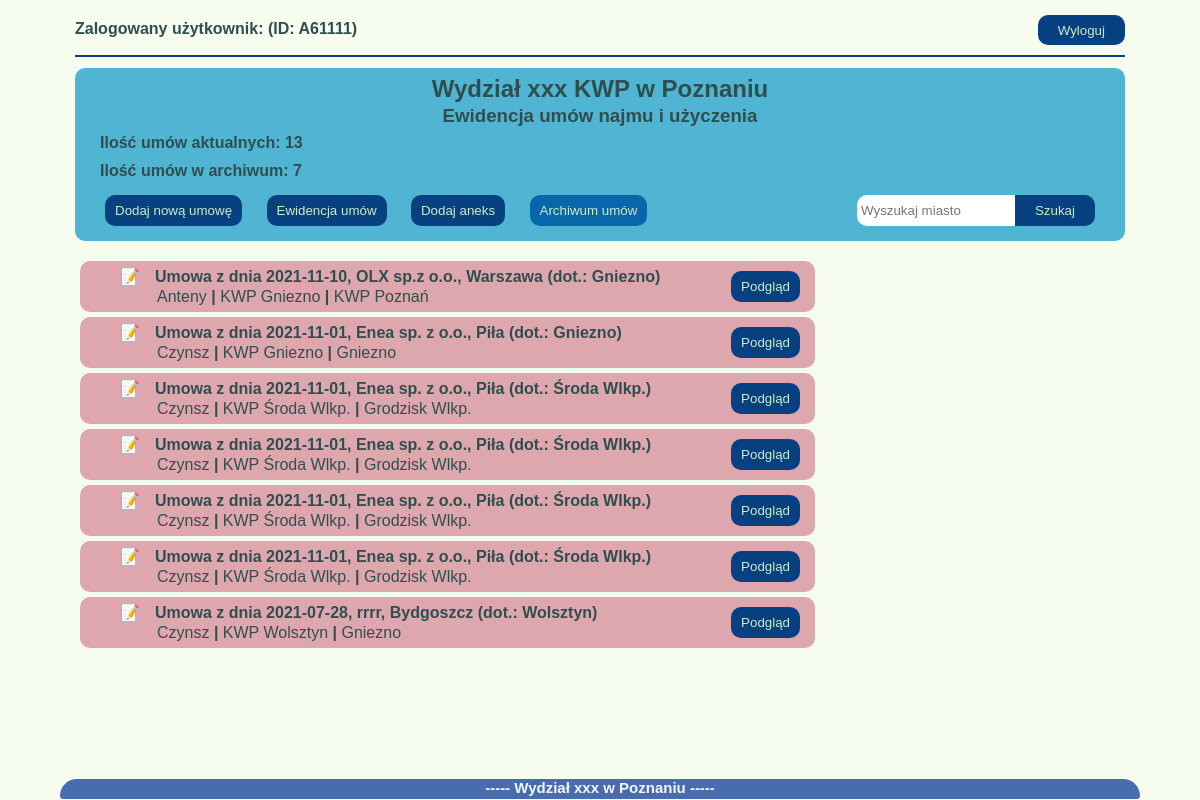
Page /umowy/archiwum/ (signed in) on the earlier database version.
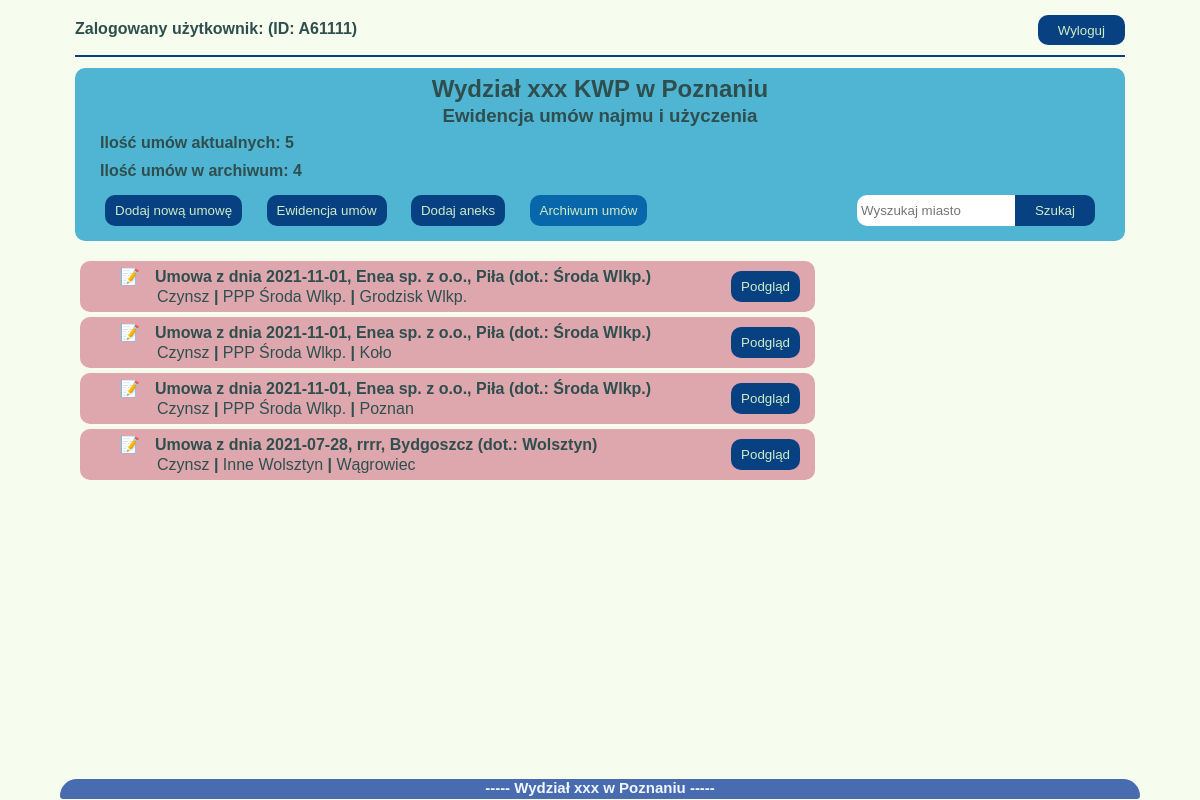
Same page on the later database version.
### umowyapp/models.py (models this page shows)
class Umowa(models.Model):
    data_umowy = models.DateField(null=False)
    nr_umowy = models.CharField(max_length=20, blank=True, default="(BRAK NUMERU)")
    podstawa_prawna = models.ForeignKey(Podstawa_prawna, on_delete=models.CASCADE, blank=True)
    nazwa_uzyczajacego = models.CharField(max_length=30, null=True)
    adres_uzyczajacego = models.CharField(max_length=30, null=True)
    kod_pocztowy_uzyczajacego = models.CharField(max_length=6, null=True)
    miasto_uzyczajacego = models.CharField(max_length=20, null=True)
    okres_obowiazywania = models.DateField(null=True, blank=True)
    typ_umowy = models.ForeignKey(Rodzaj_umowy, on_delete=models.CASCADE)
    pow_uzyczona = models.DecimalField(max_digits=4, decimal_places=2, null=True, blank=True)
    rodzaj_kosztow_prad = models.BooleanField()
    informacje_prad = models.TextField(blank=True, default="")
    rodzaj_kosztow_gaz = models.BooleanField()
    informacje_gaz = models.TextField(blank=True, default="")
    rodzaj_kosztow_woda = models.BooleanField()
    informacje_woda = models.TextField(blank=True, default="")
    rodzaj_kosztow_co = models.BooleanField()
    informacje_co = models.TextField(blank=True, default="")
    powiaty_jedn = models.ForeignKey(Powiaty_Wlkp, on_delete=models.CASCADE)
    rodzaj_jedn = models.ForeignKey(Rodzaje_jednostek, on_delete=models.CASCADE)
    adres_jedn = models.CharField(max_length=30, null=True)
    miasto_jedn = models.CharField(max_length=20, null=True)
    kod_pocztowy_jedn = models.CharField(max_length=6, null=True)
    skan_umowy = models.FileField(upload_to='umowy_pdf', null=True, blank=True)
    stan_umowy = models.ForeignKey(Stan_umow, on_delete=models.CASCADE, blank=False, default=1)
    uwagi = models.TextField(blank=True, default="")
    archiwum = models.BooleanField(null=False, default=0)
    utworzenie = models.DateTimeField(auto_now_add=True)
    zmiana = models.DateTimeField(auto_now=True)
    autor = models.ForeignKey("auth.User", editable=False, on_delete=models.CASCADE)
    def __str__(self):
        return f'Umowa z dnia {self.data_umowy}, {self.nazwa_uzyczajacego}, {self.miasto_uzyczajacego} (dot.: {self.miasto_jedn})'

class Rodzaj_umowy(models.Model):
    rodz_um = models.CharField(max_length=10)
    def __str__(self):
        return f'{self.rodz_um}'

class Rodzaje_jednostek(models.Model):
    rodzaj = models.CharField(max_length=5, null=False)
    def __str__(self):
        return f'{self.rodzaj}'

class Powiaty_Wlkp(models.Model):
    powiat = models.CharField(max_length=12, null=False)
    def __str__(self):
        return f'{self.powiat}'

### umowyapp/views.py (the view)
# urls.py: path('archiwum/', archiwalne_umowy, name="archiwalne_umowy"),
@login_required
def archiwalne_umowy(request):
    archiwalne = Umowa.objects.filter(archiwum=1)
    wszystkie = Umowa.objects.filter(archiwum=0)
    ilosc = len(wszystkie)
    iloscarchi = len(archiwalne)
    q = request.GET.get("q")
    if q:
        archiwalne = archiwalne.filter(miasto_uzyczajacego__icontains=q)
        return render(request, 'ewidencja.html',
                      {'archiwalne': archiwalne, 'wszystkie': wszystkie, 'iloscarchi': iloscarchi, 'ilosc': ilosc,
                       'ewidencja': False})
    else:
        return render(request, 'ewidencja.html',
                      {'archiwalne': archiwalne, 'wszystkie': wszystkie, 'iloscarchi': iloscarchi, 'ilosc': ilosc,
                       'ewidencja': False})

### templates/ewidencja.html (shortened to what this page needs)
{%extends 'start.html'%}
{%block strona%}
<div class="ewidencja-title">
    <h2 class="title">Wydział xxx KWP w Poznaniu</h2>
    <h3 class="title">Ewidencja umów najmu i użyczenia</h3>
    <h4 class="info-umowy">Ilość umów aktualnych: {{ilosc}}</h4><br>
    <h4 class="info-umowy">Ilość umów w archiwum: {{iloscarchi}}</h4>
    <nav>
        <a href="{% url 'nowe_umowy'%}"><button class="button-general button-menu">Dodaj nową umowę</button></a>
        <a href="{% url 'wszystkie_umowy'%}"><button class="button-general button-menu {%if ewidencja == True %}active {%endif%}">Ewidencja umów</button></a>
        <a href="{%url 'add_aneks'%}"><button class="button-general button-menu">Dodaj aneks</button></a>
        <a href="{% url 'archiwalne_umowy'%}"><button class="button-general button-menu {%if ewidencja == False %}active {%endif%}">Archiwum umów</button></a>
        <div class="search">
            <form method="get">
                <input id="q" name="q" type="text" placeholder="Wyszukaj miasto">
                <a href="{%url 'wszystkie_umowy'%}"><button class="button-general button-menu button-search" type="submit">Szukaj</button></a>
            </form>
        </div>
    </nav>
</div>
<div class="ewidencja-glowna">
    {%if ewidencja == True%}
    {%for umowa in wszystkie%}
    <main class="lista">
        <ul class="lista_umow">
            <li class="lista-option">
                <p class="znacznik"><b>{{umowa}} </b></p>
                <p class="info">{{umowa.typ_umowy}} <b>|</b> {{umowa.rodzaj_jedn}} {{umowa.miasto_jedn}} <b>|</b>
                    {{umowa.powiaty_jedn}}</p>
            </li>
        </ul>
        <div>
            <a href="{% url 'podglad_umowy' umowa.id %}"><button class="button-general">Podgląd</button></a>
            <a href="{% url 'edytuj_umowe' umowa.id %}"><button class="button-general">Edytuj</button></a>
            <a href="{% url 'usun_umowe' umowa.id %}"><button class="button-general button-remove">Zarchiwizuj</button></a>
        </div>
    </main>
    {%endfor%}
    {%else%}
    {%for umowa in archiwalne%}
    <main class="lista archiwum">
        <ul class="lista_umow">
            <li class="lista-option">
                <p class="znacznik"><b>{{umowa}} </b></p>
                <p class="info">{{umowa.typ_umowy}} <b>|</b> {{umowa.rodzaj_jedn}} {{umowa.miasto_jedn}} <b>|</b>
                    {{umowa.powiaty_jedn}}</p>
            </li>
        </ul>
        <div>
            <a href="{% url 'podglad_umowy' umowa.id %}"><button class="button-general">Podgląd</button></a>
        </div>
    </main>
    {%endfor%}
    {%endif%}
</div>
{%endblock%}

### templates/start.html (shortened to what this page needs)
{%load static%}
<!doctype html>
<html lang="pl">
<head>
    <link rel="stylesheet" href="{%block css%}{% static 'style.css' %}{%endblock%}">
</head>
<body>
{% if user.is_authenticated%}
<nav class="element_login">
    <h4 class="user_name">Zalogowany użytkownik: {{user.first_name}} (ID: {{user.username}})</h4>
            <a href="{%url 'logout'%}"><button class="button-logout">Wyloguj</button></a>
</nav>
{%else%}
<a href="{%url 'login'%}">Login</a>
{%endif%}
<hr class="hr">
{%block strona%} {%endblock%}
<footer>
    <p class="stopka"><b>----- Wydział xxx w Poznaniu -----</b></p>
</footer>
</body>
</html>

### umowyapp/static/style.css (style rules this page uses)
body { color: #2F4F4F; background-color: hsl(85,67%,96%); padding: 0; font-family: arial; margin: 10px 45px; padding:5px 30px; }
a { text-decoration: none; }
footer { position: fixed; width: 90%; margin-top:20px; height: 20px; background-color: rgba(39, 78, 163, 0.836); color: aliceblue; bottom: 1px; left: 5%; right: 5%; border-radius: 80px 80px 15px 15px; }
.stopka { text-align: center; font-size: 15px; margin: 0px 0px; padding:0 0; }
.element_login { padding: 0; }
.user_name { float: left; font-size: 12pt; margin-top: auto; margin-bottom:10px; padding-top: 5px; padding-bottom: 5px; }
.button-logout { float: right; display:inline-block; background-color: hsl(212,88%,27%); color: hsl(109,49%,85%); width: auto; margin-top: auto; margin-bottom:10px; height:30px; padding: 0px 20px; border-radius: 10px; border-style: none; -webkit-transition: all 1s ease; transition: all 1s ease; }
.hr { clear: both; border: 1px solid hsl(212,88%,27%); background: hsl(212,88%,27%); margin-bottom: 1%; }
.ewidencja-title { background-color: hsl(194,60%,57%); padding: 5px 20px; border-radius: 10px; margin-bottom: 20px; }
.ewidencja-glowna { margin-bottom: 30px; width:100%; }
.title { text-align:center; margin: 2px; }
.info-umowy { display:inline-block; margin: 5px; }
.button-general { display:inline-block; background-color: hsl(212,88%,27%); color: hsl(109,49%,85%); width: auto; margin: 10px 5px; padding:8px 10px; border-radius: 10px; border-style: none; webkit-transition: all 1s ease; transition: all 0.3s ease; margin-right:15px; }
.button-menu { margin: 10px 10px; }
.active { background-color: hsl(205,91%,35%); }
.search { display:inline-block; float:right; width: auto; padding: 0 0; margin-top: 15 ; }
.search input { width:150px; border: solid 2px white; height:25px; border-radius: 10px 0px 0px 10px; margin: 10px 0; }
input, textarea, select { display:inline-block; width: 200px; border: solid 2px grey; height: 25px; border-radius: 10px; font-family: arial; }
.button-search { display:inline-block; float: right; width:80px; border-radius: 0px 10px 10px 0px; margin-left: 0px; }
.lista { display: flex; border-radius: 10px; border-style: none; background-color: hsl(135,44%,76%); margin: 5px; padding: auto auto; width: 70%; }
.lista_umow { list-style-type:none; flex:1; margin: auto auto auto; }
.znacznik { margin-top: 5px; margin-bottom: 2px; }
.znacznik::before { content: "\1F4DD"; margin-right: 15px; }
.info { margin-left: 37px; margin-top: 2px; margin-bottom: 5px; }
.archiwum { background-color: rgb(221, 167, 173); }

Differences in the rows shown:
removed Umowa: data_umowy+nazwa_uzyczajacego+miasto_uzyczajacego "Umowa z dnia 2021-11-10, OLX sp.z o.o., Warszawa (dot.: Gniezno)", typ_umowy "Anteny", rodzaj_jedn "KWP", miasto_jedn "Gniezno", powiaty_jedn "KWP Poznań"
removed Umowa: data_umowy+nazwa_uzyczajacego+miasto_uzyczajacego "Umowa z dnia 2021-11-01, Enea sp. z o.o., Piła (dot.: Gniezno)", typ_umowy "Czynsz", rodzaj_jedn "KWP", miasto_jedn "Gniezno", powiaty_jedn "Gniezno"
removed Umowa: data_umowy+nazwa_uzyczajacego+miasto_uzyczajacego "Umowa z dnia 2021-11-01, Enea sp. z o.o., Piła (dot.: Środa Wlkp.)", typ_umowy "Czynsz", rodzaj_jedn "KWP", miasto_jedn "Środa Wlkp.", powiaty_jedn "Grodzisk Wlkp."
changed Umowa "Grodzisk Wlkp.": rodzaj_jedn "KWP" → "PPP"
changed Umowa: rodzaj_jedn "KWP" → "PPP"; powiaty_jedn "Grodzisk Wlkp." → "Koło"
changed Umowa: rodzaj_jedn "KWP" → "PPP"; powiaty_jedn "Grodzisk Wlkp." → "Poznan"
changed Umowa "Wolsztyn": rodzaj_jedn "KWP" → "Inne"; powiaty_jedn "Gniezno" → "Wągrowiec"
Other differences:
{{ ilosc }}: "13" → "5"
{{ iloscarchi }}: "7" → "4"
